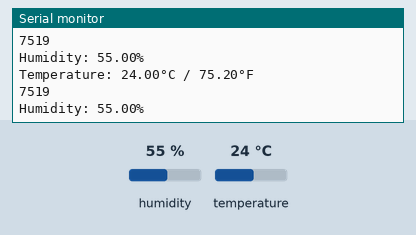
This program was run on a simulated ESP32. On the bench: the last lines printed to the serial monitor. The test bench sets the inputs (shaded band); at power-on: humidity 55 %, temperature 24 °C. Nothing arrives over Bluetooth unless stated; a phone connects over Bluetooth LE 3 s after start.

Above: at 4.8 s.
4.9 s: humidity set to 22 %
At 6.4 s:
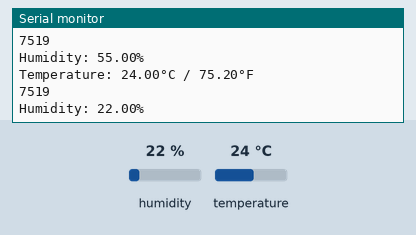
7.9 s: temperature set to 12 °C
At 9.3 s:
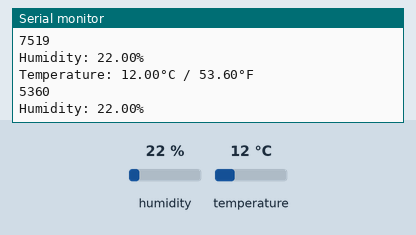
10.9 s: humidity set to 40 %
At 12.7 s:
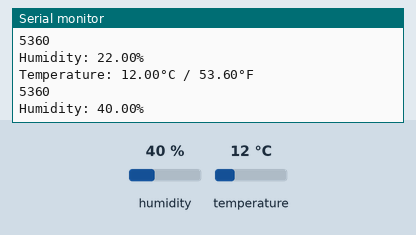
Timing chart, 0 to 14.2 s (numbered marks = the images above; inputs shaded):
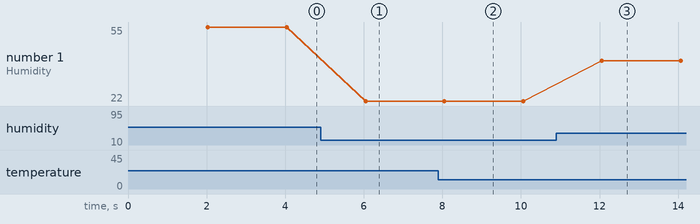

The program:

main.cpp
```cpp
#include <Arduino.h>
#include <Adafruit_Sensor.h>
#include <DHT.h>
#include <DHT_U.h>

#include <BLEDevice.h>
#include <BLEServer.h>
#include <BLEUtils.h>
#include <BLE2902.h>

#define DHTPIN 33     // Digital pin connected to the DHT sensor
// Feather HUZZAH ESP8266 note: use pins 3, 4, 5, 12, 13 or 14 --
// Pin 15 can work but DHT must be disconnected during program upload.

// Uncomment the type of sensor in use:
//#define DHTTYPE    DHT11     // DHT 11
#define DHTTYPE    DHT22     // DHT 22 (AM2302)
//#define DHTTYPE    DHT21     // DHT 21 (AM2301)

// See guide for details on sensor wiring and usage:
//   https://learn.adafruit.com/dht/overview

DHT_Unified dht(DHTPIN, DHTTYPE);
uint32_t delayMS;

BLEServer* pServer = NULL;
BLECharacteristic* pCharacteristic = NULL;
bool deviceConnected = false;
bool oldDeviceConnected = false;

#define SERVICE_UUID        "7b7b4dba-0b5b-40f8-b6f9-7cd75179ccd4"
#define CHARACTERISTIC_UUID "f8817bbd-8231-4964-b4d0-4670a19dbb3d"

void print_sensor_specifications(sensor_t sensor);
void set_delay_between_readings(sensor_t sensor);
float c_to_f(float temp_c);

class MyServerCallbacks: public BLEServerCallbacks {
    void onConnect(BLEServer* pServer) {
      deviceConnected = true;
    };

    void onDisconnect(BLEServer* pServer) {
      deviceConnected = false;
    }
};

void setup() {
  Serial.begin(115200);


  // Create the BLE Device
  BLEDevice::init("ESP32");

  // Create the BLE Server
  pServer = BLEDevice::createServer();
  pServer->setCallbacks(new MyServerCallbacks());

  // Create the BLE Service
  BLEService *pService = pServer->createService(SERVICE_UUID);

  // Create a BLE Characteristic
  pCharacteristic = pService->createCharacteristic(
                      CHARACTERISTIC_UUID,
                      BLECharacteristic::PROPERTY_READ   |
                      BLECharacteristic::PROPERTY_WRITE  |
                      BLECharacteristic::PROPERTY_NOTIFY |
                      BLECharacteristic::PROPERTY_INDICATE
                    );

  // https://www.bluetooth.com/specifications/gatt/viewer?attributeXmlFile=org.bluetooth.descriptor.gatt.client_characteristic_configuration.xml
  // Create a BLE Descriptor
  pCharacteristic->addDescriptor(new BLE2902());

  // Start the service
  pService->start();

  // Start advertising
  BLEAdvertising *pAdvertising = BLEDevice::getAdvertising();
  pAdvertising->addServiceUUID(SERVICE_UUID);
  pAdvertising->setScanResponse(false);
  pAdvertising->setMinPreferred(0x0);  // set value to 0x00 to not advertise this parameter
  BLEDevice::startAdvertising();
  Serial.println("Waiting a client connection to notify...");

  // Initialize Sensor device.
  dht.begin();
  Serial.println(F("DHTxx Unified Sensor Example"));
  // Print temperature sensor details.
  sensor_t sensor;
  print_sensor_specifications(sensor);
  set_delay_between_readings(sensor);


}

void loop() {
  // Delay between measurements.
  delay(delayMS);
  // Get temperature event and print its value.
  sensors_event_t event;
  // convert float value into 16 bit integer value (LSB first MSB last)
  uint8_t tempData[2];
  uint16_t tempValue;
  dht.temperature().getEvent(&event);
  if (isnan(event.temperature)) {
    Serial.println(F("Error reading temperature!"));
  }
  else {
    Serial.print(F("Temperature: "));
    Serial.print(event.temperature);
    Serial.print(F("°C / " ));
    Serial.print(c_to_f(event.temperature));
    Serial.println(F("°F" ));
    tempValue = (uint16_t)(100*c_to_f(event.temperature));
    // set  LSB of characteristic
    tempData[0] = tempValue;
    // set MSB of characteristic
    tempData[1] = tempValue>>8;
    Serial.println(tempValue);
  }
  // Get humidity event and print its value.
  dht.humidity().getEvent(&event);
  if (isnan(event.relative_humidity)) {
    Serial.println(F("Error reading humidity!"));
  }
  else {
    Serial.print(F("Humidity: "));
    Serial.print(event.relative_humidity);
    Serial.println(F("%"));
    //humVal = (100*event.relative_humidity);
  }

  if (deviceConnected) {
        pCharacteristic->setValue(tempData, 2);
        pCharacteristic->notify();
        //delay(3); // bluetooth stack will go into congestion, if too many packets are sent, in 6 hours test i was able to go as low as 3ms
    }
    // disconnecting
    if (!deviceConnected && oldDeviceConnected) {
        delay(500); // give the bluetooth stack the chance to get things ready
        pServer->startAdvertising(); // restart advertising
        Serial.println("start advertising");
        oldDeviceConnected = deviceConnected;
    }
    // connecting
    if (deviceConnected && !oldDeviceConnected) {
        // do stuff here on connecting
        oldDeviceConnected = deviceConnected;
    }
}

void print_sensor_specifications(sensor_t sensor) {
  // Print temperature sensor details.
  dht.temperature().getSensor(&sensor);
  Serial.println(F("------------------------------------"));
  Serial.println(F("Temperature Sensor"));
  Serial.print  (F("Sensor Type: ")); Serial.println(sensor.name);
  Serial.print  (F("Driver Ver:  ")); Serial.println(sensor.version);
  Serial.print  (F("Unique ID:   ")); Serial.println(sensor.sensor_id);
  Serial.print  (F("Max Value:   ")); Serial.print(sensor.max_value); Serial.println(F("°C"));
  Serial.print  (F("Min Value:   ")); Serial.print(sensor.min_value); Serial.println(F("°C"));
  Serial.print  (F("Resolution:  ")); Serial.print(sensor.resolution); Serial.println(F("°C"));
  Serial.println(F("------------------------------------"));
  // Print humidity sensor details.
  dht.humidity().getSensor(&sensor);
  Serial.println(F("Humidity Sensor"));
  Serial.print  (F("Sensor Type: ")); Serial.println(sensor.name);
  Serial.print  (F("Driver Ver:  ")); Serial.println(sensor.version);
  Serial.print  (F("Unique ID:   ")); Serial.println(sensor.sensor_id);
  Serial.print  (F("Max Value:   ")); Serial.print(sensor.max_value); Serial.println(F("%"));
  Serial.print  (F("Min Value:   ")); Serial.print(sensor.min_value); Serial.println(F("%"));
  Serial.print  (F("Resolution:  ")); Serial.print(sensor.resolution); Serial.println(F("%"));


}

void set_delay_between_readings(sensor_t sensor) {
  // Set delay between sensor readings based on sensor details.
  dht.temperature().getSensor(&sensor);
  delayMS = sensor.min_delay / 1000;
}

float c_to_f(float temp_c){
  float temp_f = (temp_c * 9. / 5.) + 32.;
  return temp_f;
}
```

Measured:
- after the input at 4.9 s, the serial monitor: prints a new line after 1.1 s (image 1)
- after the input at 7.9 s, the serial monitor: prints a new line after 0.15 s (image 2)
- after the input at 10.9 s, the serial monitor: prints a new line after 1.2 s (image 3)
- plotted number 1: 55 → 22 after the input at 4.9 s, 22 → 40 after the input at 10.9 s
